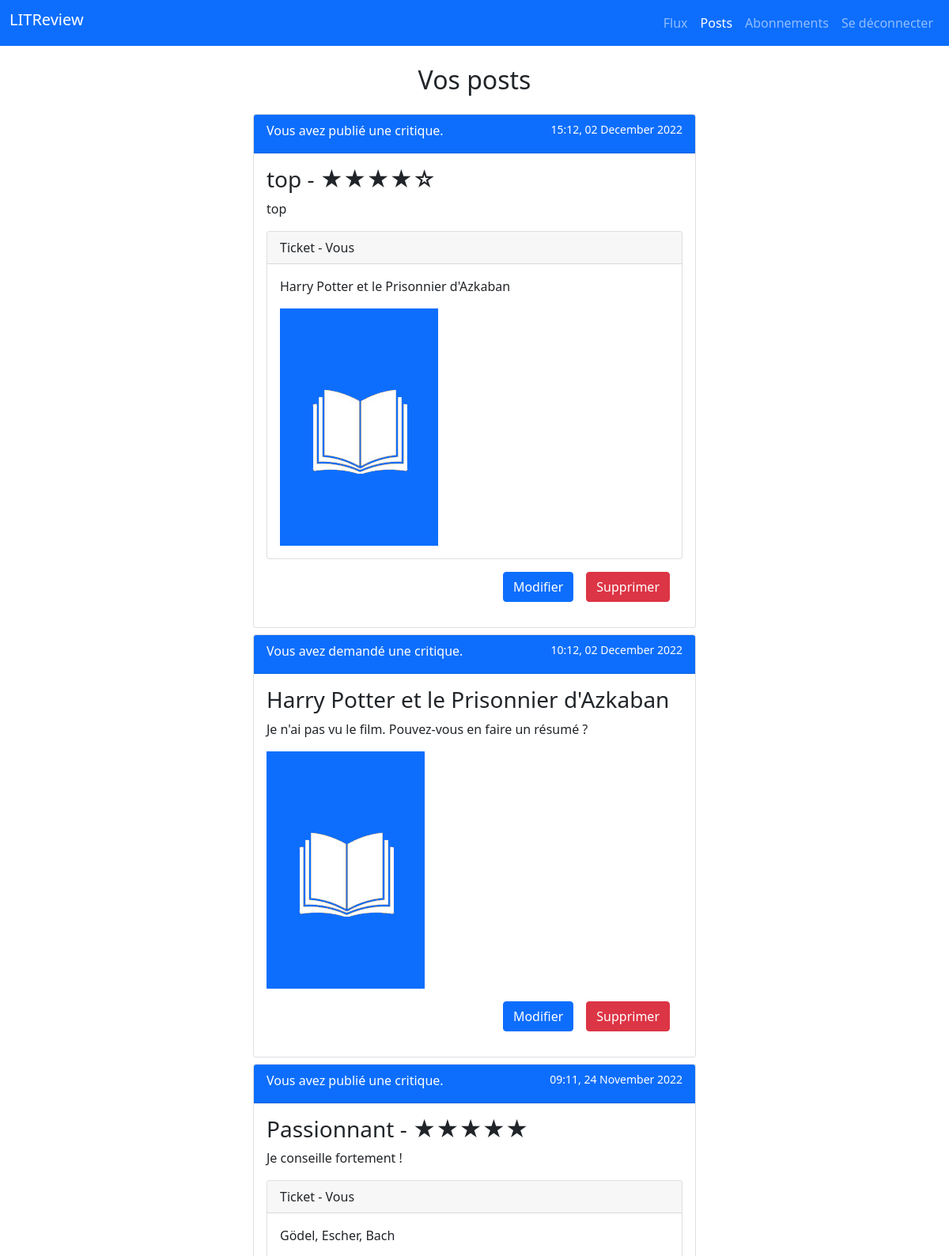
The page /posts/ (signed in, upper part) on the database as committed earlier.
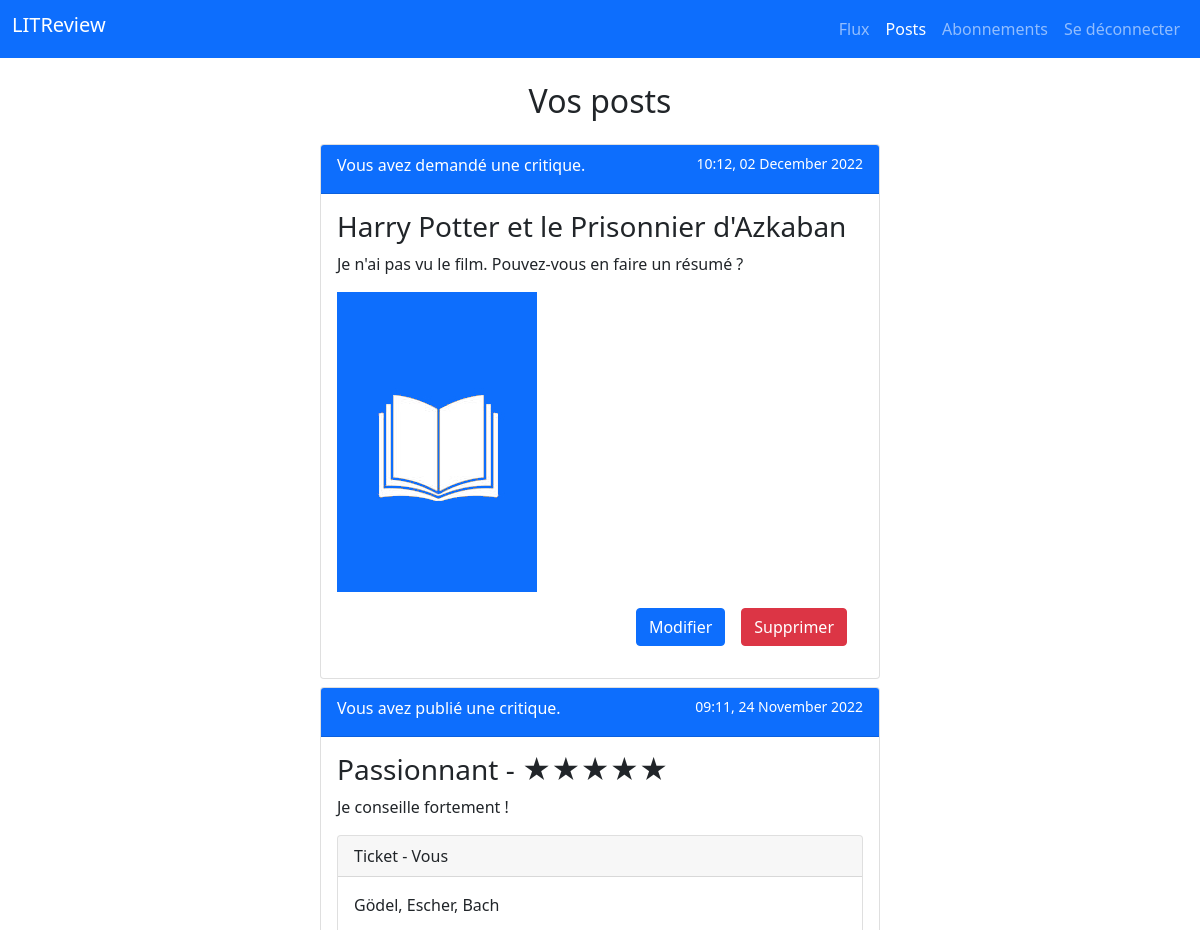
The same page on the database as committed later.
### review/models.py (models this page shows, shortened)
class Review(models.Model):
    ticket = models.ForeignKey(to=Ticket, on_delete=models.CASCADE)
    rating = models.PositiveSmallIntegerField(
        validators=[MinValueValidator(0), MaxValueValidator(5)], verbose_name='Note')
    headline = models.CharField(max_length=128, verbose_name='Titre')
    body = models.TextField(max_length=8192, blank=True, verbose_name='Commentaire')
    user = models.ForeignKey(
        to=settings.AUTH_USER_MODEL, on_delete=models.CASCADE)
    time_created = models.DateTimeField(auto_now_add=True)

class Ticket(models.Model):
    title = models.CharField(max_length=128, verbose_name='Titre')
    description = models.TextField(max_length=2048, blank=True)
    user = models.ForeignKey(to=settings.AUTH_USER_MODEL,
                             on_delete=models.CASCADE)
    image = models.ImageField(null=True, blank=True)
    time_created = models.DateTimeField(auto_now_add=True)
    IMAGE_MAX_SIZE = (300, 300)

### authentication/models.py (models this page shows)
class User(AbstractUser):
    pass

### review/views.py (the view)
# urls.py: path('posts/', review.views.user_posts, name='user-posts'),
@login_required
def user_posts(request):
    tickets = models.Ticket.objects.filter(user=request.user)
    reviews = models.Review.objects.filter(user=request.user)
    tickets_and_reviews = sorted(
        chain(tickets, reviews),
        key=lambda instance: instance.time_created,
        reverse=True
    )
    post_page = True
    context = {
        'tickets_and_reviews': tickets_and_reviews,
        'post_page': post_page,
        'navbar': 'posts',
    }
    return render(request, 'review/user_posts.html',
                  context)

### review/templatetags/review_extras.py (called while the page is built)
@register.filter
def model_type(value):
    return type(value).__name__

@register.filter
def format_date(time_created):
    return f'{time_created.strftime("%H:%m, %d %B %Y")}'

@register.filter
def show_rating(rating):
    stars = ''
    for i in range(rating):
        stars += '★'
    for i in range(5 - rating):
        stars += '☆'
    return stars

@register.simple_tag(takes_context=True)
def get_poster_display(context, user):
    if user == context['user']:
        return 'Vous'
    return user.username

@register.simple_tag(takes_context=True)
def get_ticket_poster_display(context, user):
    if user == context['user']:
        return 'Vous avez demandé une critique.'
    return f'{user.username} a demandé une critique.'

@register.simple_tag(takes_context=True)
def get_review_poster_display(context, user):
    if user == context['user']:
        return 'Vous avez publié une critique.'
    return f'{user.username} a publié une critique.'

@register.simple_tag(takes_context=True)
def get_reviewed_by_user(context, ticket):
    return ticket.review_set.filter(user=context['user']).exists()

### review/templates/review/user_posts.html
{% extends 'base.html' %}
{% load review_extras %}
{% block content %}
    <h2 class="text-center m-4">Vos posts</h2>
    {% if tickets_and_reviews %}
        {% for instance in tickets_and_reviews %}
            {% if instance|model_type == 'Ticket' %}
                {% include 'review/partials/ticket_snippet.html' with ticket=instance %}
            {% endif %}
            {% if instance|model_type == 'Review' %}
                {% include 'review/partials/review_snippet.html' with review=instance %}
            {% endif %}
        {% endfor %}
    {% else %}
        <p class="text-center">Vous n'avez pas encore créé de contenu.</p>
    {% endif %}
{% endblock %}

### review/templates/review/partials/ticket_snippet.html (shortened to what this page needs)
{% load review_extras %}
{% load static %}
<div class="card m-2">
    <div class="card-header bg-primary text-white d-flex justify-content-between">
        <span class="card-title">{% get_ticket_poster_display ticket.user %}</span>
        <small>{{ ticket.time_created|format_date }}</small>
    </div>
    <div class="card-body">
    <h3>{{ ticket.title }}</h3>
    <p>{{ ticket.description }}</p>
    {% if ticket.image %}
        <img src="{{ ticket.image.url }}">
    {% else %}
        <img src="{% static 'images/default_cover.jpg' %}">
    {% endif %}
    {% if post_page %}
        <div class="d-flex p-2 justify-content-end">
            <a href="{% url 'ticket-update' ticket.id %}" class="btn btn-primary m-2">Modifier</a>
            <a href="{% url 'ticket-delete' ticket.id %}" class="btn btn-danger m-2">Supprimer</a>
        </div>
    {% endif %}
    </div>
</div>

### review/templates/review/partials/review_snippet.html (shortened to what this page needs)
{% load review_extras %}
{% load static %}
<div class="card m-2">
    <div class="card-header bg-primary text-white d-flex justify-content-between">
        <span class="card-title">{% get_review_poster_display review.user %}</span>
        <small>{{ review.time_created|format_date }}</small>
    </div>
    <div class="card-body">
    <h3>{{ review.headline }} - {{ review.rating|show_rating }}</h3>
    <p>{{ review.body }}</p>
    <div class="card">
        <p class="card-header">Ticket - {% get_poster_display review.ticket.user %}</p>
        <div class="card-body">
        <p>{{ review.ticket.title }}</p>
        {% if review.ticket.image %}
            <img src="{{ review.ticket.image.url }}">
        {% else %}
            <img src="{% static 'images/default_cover.jpg' %}">
        {% endif %}
        </div>
    </div>
    {% if post_page %}
        <div class="d-flex p-2 justify-content-end">
            <a href="{% url 'review-update' review.id %}" class="btn btn-primary m-2">Modifier</a>
            <a href="{% url 'review-delete' review.id %}" class="btn btn-danger m-2">Supprimer</a>
        </div>
    {% endif %}
    </div>
</div>

Rows that differ between the two databases and show on the page:
removed Review: user "Vous avez publié une critique.", time_created "15:12, 02 December 2022", headline "top", rating|show_rating "★★★★☆", body "top", ticket.user_id "Vous", ticket "Harry Potter et le Prisonnier d'Azkaban", shows "Modifier"
